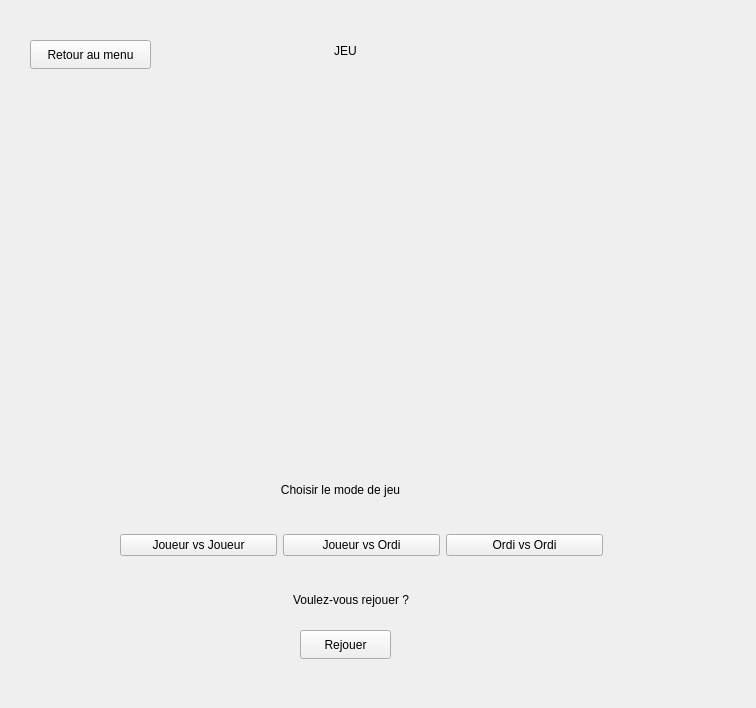
<?xml version="1.0" encoding="UTF-8"?>
<ui version="4.0">
 <class>JeuGUI</class>
 <widget class="QWidget" name="JeuGUI">
  <property name="geometry">
   <rect>
    <x>0</x>
    <y>0</y>
    <width>756</width>
    <height>708</height>
   </rect>
  </property>
  <property name="sizePolicy">
   <sizepolicy hsizetype="Preferred" vsizetype="Preferred">
    <horstretch>0</horstretch>
    <verstretch>0</verstretch>
   </sizepolicy>
  </property>
  <property name="windowTitle">
   <string>JeuGUI</string>
  </property>
  <widget class="QLabel" name="nomJeu">
   <property name="geometry">
    <rect>
     <x>330</x>
     <y>40</y>
     <width>31</width>
     <height>21</height>
    </rect>
   </property>
   <property name="text">
    <string>JEU</string>
   </property>
   <property name="alignment">
    <set>Qt::AlignCenter</set>
   </property>
  </widget>
  <widget class="QLabel" name="choixMode">
   <property name="geometry">
    <rect>
     <x>260</x>
     <y>480</y>
     <width>161</width>
     <height>20</height>
    </rect>
   </property>
   <property name="text">
    <string>Choisir le mode de jeu</string>
   </property>
   <property name="alignment">
    <set>Qt::AlignCenter</set>
   </property>
  </widget>
  <widget class="QWidget" name="horizontalLayoutWidgetModeJeu">
   <property name="geometry">
    <rect>
     <x>120</x>
     <y>520</y>
     <width>483</width>
     <height>51</height>
    </rect>
   </property>
   <layout class="QHBoxLayout" name="buttonLayout">
    <item>
     <widget class="QPushButton" name="JvsJButton">
      <property name="sizeIncrement">
       <size>
        <width>2</width>
        <height>2</height>
       </size>
      </property>
      <property name="text">
       <string>Joueur vs Joueur</string>
      </property>
     </widget>
    </item>
    <item>
     <widget class="QPushButton" name="JvsOButton">
      <property name="sizeIncrement">
       <size>
        <width>2</width>
        <height>2</height>
       </size>
      </property>
      <property name="text">
       <string>Joueur vs Ordi</string>
      </property>
     </widget>
    </item>
    <item>
     <widget class="QPushButton" name="OvsOButton">
      <property name="sizeIncrement">
       <size>
        <width>2</width>
        <height>2</height>
       </size>
      </property>
      <property name="text">
       <string>Ordi vs Ordi</string>
      </property>
     </widget>
    </item>
   </layout>
  </widget>
  <widget class="QLabel" name="labelRejouer">
   <property name="geometry">
    <rect>
     <x>280</x>
     <y>590</y>
     <width>142</width>
     <height>20</height>
    </rect>
   </property>
   <property name="text">
    <string>Voulez-vous rejouer ?</string>
   </property>
   <property name="alignment">
    <set>Qt::AlignCenter</set>
   </property>
  </widget>
  <widget class="QPushButton" name="retourMenuButton">
   <property name="geometry">
    <rect>
     <x>30</x>
     <y>40</y>
     <width>121</width>
     <height>29</height>
    </rect>
   </property>
   <property name="text">
    <string>Retour au menu</string>
   </property>
  </widget>
  <widget class="QPushButton" name="rejouerButton">
   <property name="geometry">
    <rect>
     <x>300</x>
     <y>630</y>
     <width>91</width>
     <height>29</height>
    </rect>
   </property>
   <property name="text">
    <string>Rejouer</string>
   </property>
  </widget>
 </widget>
 <resources/>
 <connections/>
</ui>
